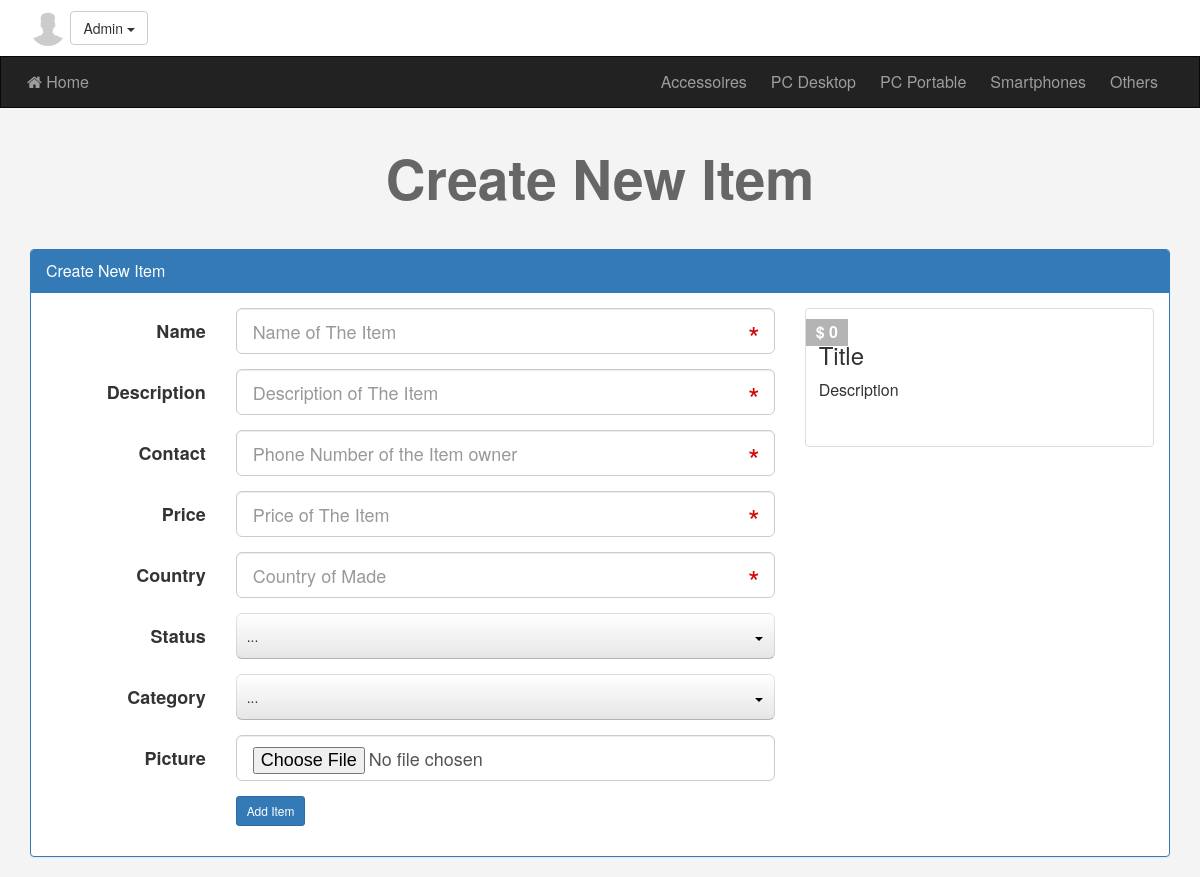
The app's page /Website/newad.php (signed in) with its own data.
### tables this page shows
CREATE TABLE IF NOT EXISTS `categories` (
  `ID` int(11) NOT NULL AUTO_INCREMENT,
  `Name` varchar(255) NOT NULL,
  `Description` text NOT NULL,
  `parent` int(11) NOT NULL,
  `Ordering` int(11) DEFAULT NULL,
  `Visibility` tinyint(4) NOT NULL DEFAULT 0,
  `Allow_Comment` tinyint(4) NOT NULL DEFAULT 0,
  `Allow_Ads` tinyint(4) NOT NULL DEFAULT 0,
  PRIMARY KEY (`ID`),
  UNIQUE KEY `Name` (`Name`)
);

### Website/init.php (called while the page is built, shortened)
<?php
	include 'admin/connect.php';
	$sessionUser = '';
	if (isset($_SESSION['user'])) {
		$sessionUser = $_SESSION['user'];
	}
	$tpl 	= 'includes/templates/';
	$func	= 'includes/functions/';
	$css 	= 'layout/css/';
	include $func . 'functions.php';
	include $tpl . 'header.php';

### Website/includes/functions/functions.php (called while the page is built, shortened)
<?php
	function getAllFrom($field, $table, $where = NULL, $and = NULL, $orderfield, $ordering = "DESC") {
		global $con;
		$getAll = $con->prepare("SELECT $field FROM $table $where $and ORDER BY $orderfield $ordering");
		$getAll->execute();
		$all = $getAll->fetchAll();
		return $all;
	}

### Website/newad.php (the view, shortened to what this page needs)
<?php
	$pageTitle = 'Create New Item';
	include 'init.php';
	if (isset($_SESSION['user'])) {
?>
<h1 class="text-center"><?php echo $pageTitle ?></h1>
<div class="create-ad block">
	<div class="container">
		<div class="panel panel-primary">
			<div class="panel-heading"><?php echo $pageTitle ?></div>
			<div class="panel-body">
				<div class="row">
					<div class="col-md-8">
						<form class="form-horizontal main-form" action="<?php echo $_SERVER['PHP_SELF'] ?>" method="POST" enctype="multipart/form-data">
							<div class="form-group form-group-lg">
								<label class="col-sm-3 control-label">Name</label>
								<div class="col-sm-10 col-md-9">
									<input
										pattern=".{4,}"
										title="This Field Require At Least 4 Characters"
										type="text"
										name="name"
										class="form-control live"
										placeholder="Name of The Item"
										data-class=".live-title"
										required />
								</div>
							</div>
							<div class="form-group form-group-lg">
								<label class="col-sm-3 control-label">Description</label>
								<div class="col-sm-10 col-md-9">
									<input
										pattern=".{10,}"
										title="This Field Require At Least 10 Characters"
										type="text"
										name="description"
										class="form-control live"
										placeholder="Description of The Item"
										data-class=".live-desc"
										required />
								</div>
							</div>
							<div class="form-group form-group-lg">
								<label class="col-sm-3 control-label">Contact</label>
								<div class="col-sm-10 col-md-9">
									<input
										type="text"
										name="contact"
										class="form-control"
										placeholder="Phone Number of the Item owner"
										required />
								</div>
							</div>
							<div class="form-group form-group-lg">
								<label class="col-sm-3 control-label">Price</label>
								<div class="col-sm-10 col-md-9">
									<input
										type="text"
										name="price"
										class="form-control live"
										placeholder="Price of The Item"
										data-class=".live-price"
										required />
								</div>
							</div>
							<div class="form-group form-group-lg">
								<label class="col-sm-3 control-label">Country</label>
								<div class="col-sm-10 col-md-9">
									<input
										type="text"
										name="country"
										class="form-control"
										placeholder="Country of Made"
										required />
								</div>
							</div>
							<div class="form-group form-group-lg">
								<label class="col-sm-3 control-label">Status</label>
								<div class="col-sm-10 col-md-9">
									<select name="status" required>
									</select>
								</div>
							</div>
							<div class="form-group form-group-lg">
								<label class="col-sm-3 control-label">Category</label>
								<div class="col-sm-10 col-md-9">
									<select name="category" required>
									</select>
								</div>
							</div>
							<div class="form-group form-group-lg">
								<label class="col-sm-3 control-label">Picture</label>
								<div class="col-sm-10 col-md-9">
									<input
										id='imginp'
										type="file"
										name="itempic"
										class="form-control"
										onchange="loadFile(event)" />
								</div>
							</div>
							<div class="form-group form-group-lg">
								<div class="col-sm-offset-3 col-sm-9">
									<input type="submit" value="Add Item" class="btn btn-primary btn-sm" />
								</div>
							</div>
						</form>
					</div>
					<div class="col-md-4">
						<div class="thumbnail item-box live-preview">
							<span class="price-tag">
								<span class="live-price">$ 0</span>
							</span>
							<div class="caption">
								<h3 class="live-title">Title</h3>
								<p class="live-desc">Description</p>
							</div>
						</div>
					</div>
				</div>
			</div>
		</div>
	</div>
</div>
<?php
	} else {
		header('Location: login.php');
		exit();
	}
	include $tpl . 'footer.php';
?>

### Website/includes/templates/header.php (shortened to what this page needs)
<!DOCTYPE html>
<html>
	<head>
		<link rel="stylesheet" href="<?php echo $css ?>bootstrap.min.css" />
		<link rel="stylesheet" href="<?php echo $css ?>font-awesome.min.css" />
		<link rel="stylesheet" href="<?php echo $css ?>jquery-ui.css" />
		<link rel="stylesheet" href="<?php echo $css ?>jquery.selectBoxIt.css" />
		<link rel="stylesheet" href="<?php echo $css ?>front.css" />
	</head>
	<body>
	<div class="upper-bar">
		<div class="container">
			<?php
				if (isset($_SESSION['user'])) {
			?>
				<img class="my-image img-circle" src="admin/uploads/default.png" alt="" />
				<div class="btn-group my-info">
					<span class="btn btn-default dropdown-toggle" data-toggle="dropdown">
						<?php echo $sessionUser ?>
						<span class="caret"></span>
					</span>
				</div>
				<?php
				} else {
			?>
			<a href="login.php">
				<span class="pull-right">Login/Signup</span>
			</a>
			<?php } ?>
		</div>
	</div>
	<nav class="navbar navbar-inverse">
	  <div class="container">
	    <div class="navbar-header">
	      <a class="navbar-brand" href="index.php"><i class="fa fa-home" aria-hidden="true"></i> Home</a>
	    </div>
	    <div class="collapse navbar-collapse" id="app-nav">
	      <ul class="nav navbar-nav navbar-right">
	      <?php
	      	$allCats = getAllFrom("*", "categories", "where parent = 0", "", "ID", "ASC");
			foreach ($allCats as $cat) {
				echo
				'<li>
					<a href="categories.php?pageid=' . $cat['ID'] . '">
						' . $cat['Name'] . '
					</a>
				</li>';
			}
	      ?>
	      </ul>
	    </div>
	  </div>
	</nav>

### Website/layout/css/front.css (style rules this page uses)
body { background-color: #F4F4F4; font-size: 16px; }
h1 { font-size: 55px; margin: 40px 0; font-weight: bold; color: #666; }
.navbar { border-radius: 0; margin-bottom: 0; }
.nav > li > a, .navbar-brand { padding: 15px 12px; }
.navbar-brand { font-size: 1em; }
.form-control { position: relative; }
.upper-bar { padding: 10px; background-color: #FFF }
.my-image { width: 36px; height: 36px; }
.item-box { position: relative; }
.item-box .price-tag { background-color: #B4B4B4; padding: 2px 10px; position: absolute; left: 0; top: 10px; font-weight: bold; color: #FFF; }
.item-box .caption p { height: 44px; max-height: 44px; }

### records on screen
categories: Name "Accessoires"
categories: Name "PC Desktop"
categories: Name "PC Portable"
categories: Name "Smartphones"
categories: Name "Others"

### other values on screen
$sessionUser "Admin"
$pageTitle "Create New Item"
